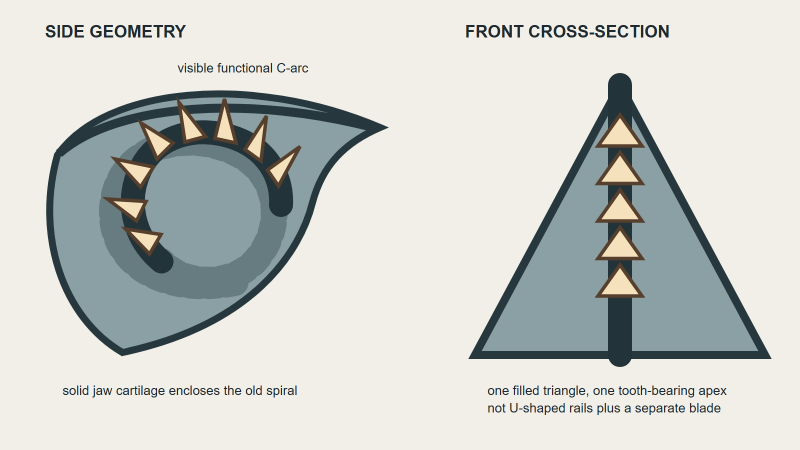
#> input picture tools/comfyui/helicoprion-integrated-whorl-geometry-guide-v1.png, 1600 x 900 px (shown at 1/2 size)
$ python run_controlnet_experiment.py --source-image ../helicoprion-integrated-whorl-geometry-guide-v1.png
#> lines starting #> are read from the running program, lines starting #| are printed output that depends on the picture; after the words box and inside, x2 and y2 are one past the last pixel; in counts of white or black regions, pixels touching at a corner belong together
### tools/comfyui/scripts/comfy_client.py
import json
import time
import urllib.error
import urllib.parse
import urllib.request
from pathlib import Path


SERVER = "127.0.0.1:8188"


# [10 lines left out: function queue_prompt, not called in this run]


def get_history(prompt_id):
    with urllib.request.urlopen(f"http://{SERVER}/history/{prompt_id}") as response:
        return json.loads(response.read().decode("utf-8"))


# [8 lines left out: function wait_for_history, not called in this run]


def load_workflow(path):
    return json.loads(Path(path).read_text(encoding="utf-8"))


def save_workflow(path, workflow):
    Path(path).write_text(json.dumps(workflow, ensure_ascii=False, indent=2), encoding="utf-8")


# [11 lines that do not run on import are left out]

### tools/comfyui/scripts/run_controlnet_experiment.py
import argparse
import json
import shutil
from pathlib import Path

from PIL import Image, ImageDraw, ImageFilter, ImageFont

from comfy_client import load_workflow, queue_prompt, wait_for_history
from generate_dino_prompt import build_prompt


ROOT = Path(__file__).resolve().parents[1]
COMFY_INPUT = ROOT / "ComfyUI" / "input"
COMFY_OUTPUT = ROOT / "ComfyUI" / "output"
TEMPLATE = ROOT / "workflow_templates" / "dino_sdxl_controlnet_api.json"
LORA_TEMPLATE = ROOT / "workflow_templates" / "dino_sdxl_lora_controlnet_api.json"
EXPERIMENT_OUT = ROOT / "outputs"


def make_canny_like(source, output):
    image = Image.open(source).convert("L")
    image = image.filter(ImageFilter.FIND_EDGES)
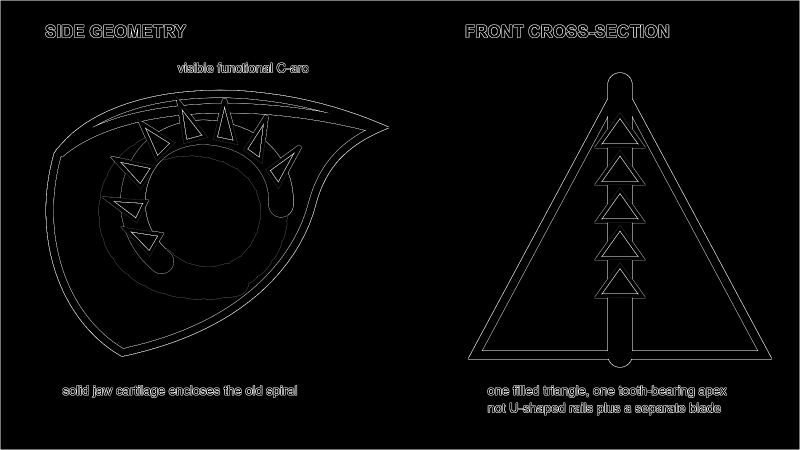
#> image: PIL image 1600x900 L (shown at 1/2 size); min 0, max 255, mean 5.9
    image = image.point(lambda p: 255 if p > 22 else 0)
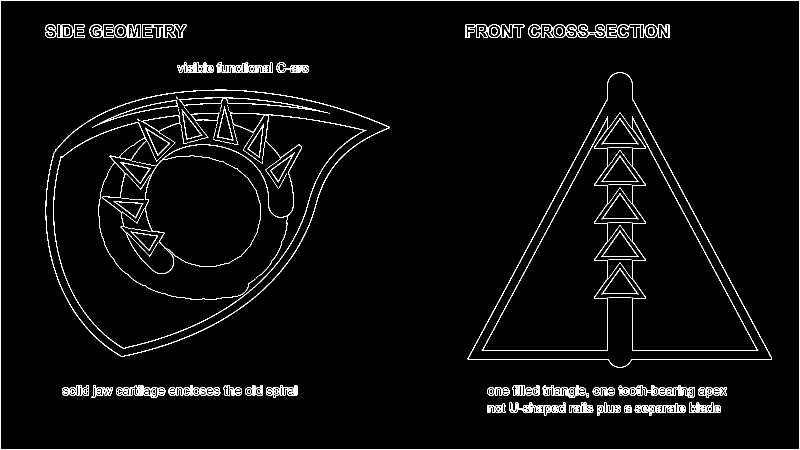
#> image: PIL image 1600x900 L (shown at 1/2 size); 3.2% white in thin lines or dots
    image = image.filter(ImageFilter.MaxFilter(3))
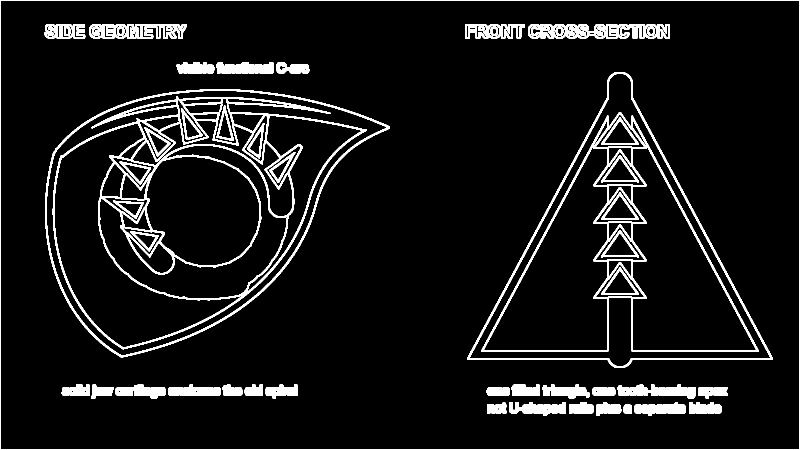
#> image: PIL image 1600x900 L (shown at 1/2 size); 8% white; 53 white regions, largest, box (x1, y1, x2, y2) and area: (105, 192, 734, 699) 25599, (962, 224, 1518, 703) 12704, (0, 0, 1600, 900) 9984
    output.parent.mkdir(parents=True, exist_ok=True)
    image.convert("RGB").save(output)


# [77 lines left out: functions configure, output_images_from_history, clean_lower_corners, make_contact_sheet, not called in this run]


def main():
    parser = argparse.ArgumentParser()
    parser.add_argument("--taxon-id", default="velociraptor-mongoliensis")
    parser.add_argument("--source-image", required=True)
    parser.add_argument("--seed", type=int, action="append", default=[])
    parser.add_argument("--strength", type=float, action="append", default=[])
    parser.add_argument("--end-percent", type=float, action="append", default=[])
    parser.add_argument("--prefix", default="controlnet")
    parser.add_argument("--ckpt-name")
    parser.add_argument("--lora-name")
    parser.add_argument("--lora-strength", type=float, default=0.12)
    parser.add_argument("--clip-strength", type=float)
    parser.add_argument("--clean-corners", action="store_true")
    args = parser.parse_args()

    seeds = args.seed or [2026065701, 2026065702]
    strengths = args.strength or [0.45, 0.68]
    end_percents = args.end_percent or [0.56, 0.72]

    input_dir = COMFY_INPUT / "dino_control"
    source = Path(args.source_image)
    control_path = input_dir / f"{args.taxon_id}_canny.png"
    make_canny_like(source, control_path)
    control_name = f"dino_control/{control_path.name}"

    results = []
    copied = []
    EXPERIMENT_OUT.mkdir(parents=True, exist_ok=True)
    template = LORA_TEMPLATE if args.lora_name else TEMPLATE
    clip_strength = args.clip_strength if args.clip_strength is not None else min(args.lora_strength, 0.1)
    for seed in seeds:
        for strength in strengths:
            for end_percent in end_percents:
                workflow = configure(
                    load_workflow(template),
                    args.taxon_id,
                    control_name,
                    seed,
                    strength,
                    end_percent,
                    args.prefix,
                    args.ckpt_name,
                    args.lora_name,
                    args.lora_strength,
                    clip_strength,
                )
                queued = queue_prompt(workflow, client_id="dino-atlas-controlnet")
                history = wait_for_history(queued["prompt_id"], timeout_seconds=900)
                for image in output_images_from_history(history):
                    item = {
                        "taxonId": args.taxon_id,
                        "seed": seed,
                        "strength": strength,
                        "endPercent": end_percent,
                        "controlImage": str(control_path),
                        "lora": args.lora_name,
                        "loraStrength": args.lora_strength if args.lora_name else None,
                        "clipStrength": clip_strength if args.lora_name else None,
                        "image": str(image),
                    }
                    results.append(item)
                    dst = (
                        EXPERIMENT_OUT
                        / (
                            f"{args.prefix}_{args.taxon_id}_seed{seed}_s{int(strength * 100):02d}_e{int(end_percent * 100):02d}"
                            + (f"_l{int(args.lora_strength * 100):02d}" if args.lora_name else "")
                            + ".png"
                        )
                    )
                    shutil.copy2(image, dst)
                    if args.clean_corners:
                        clean_lower_corners(dst)
                    copied.append((dst, f"seed {seed} s{strength:.2f} e{end_percent:.2f}"))

    result_path = EXPERIMENT_OUT / f"{args.prefix}-results.json"
    result_path.write_text(json.dumps(results, ensure_ascii=False, indent=2), encoding="utf-8")
    sheet = EXPERIMENT_OUT / f"{args.prefix}-contact-sheet.png"
    make_contact_sheet(copied, sheet)
    print(json.dumps({"results": str(result_path), "contactSheet": str(sheet), "controlImage": str(control_path), "count": len(results)}, indent=2))


if __name__ == "__main__":
#> (the run stopped early here; a loop or call above may not have finished)
